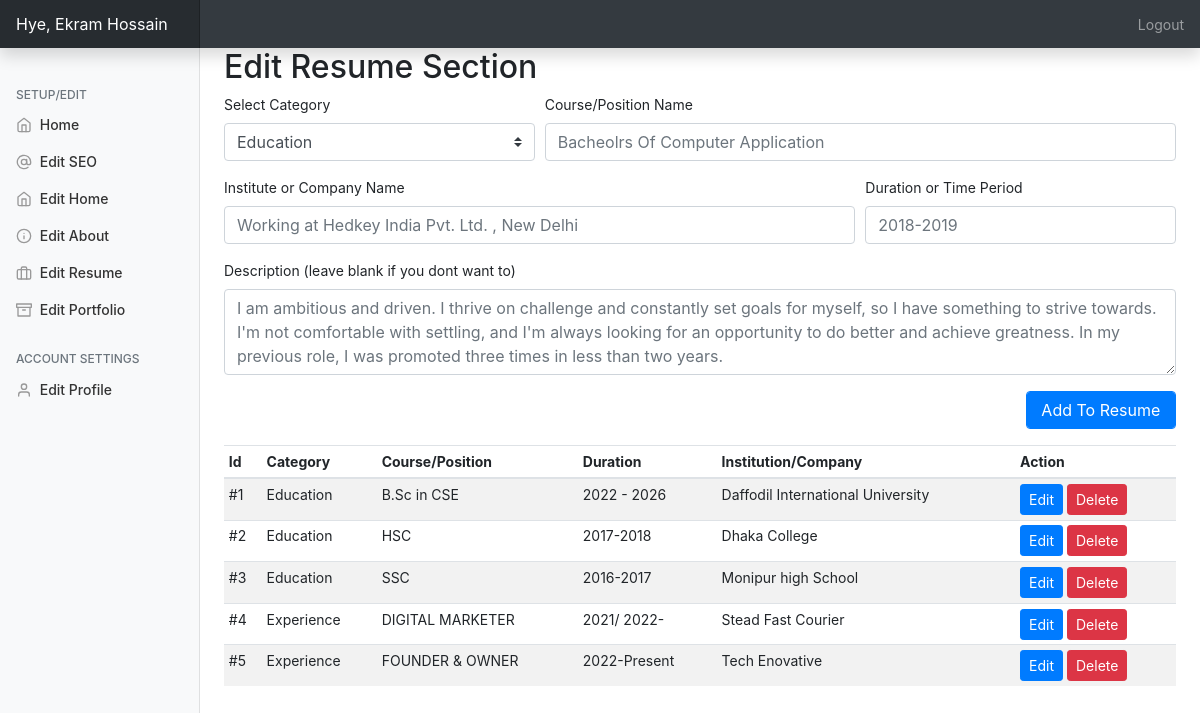
The app's page /admin/?editresume=true (signed in) with its own data.
### tables this page shows
CREATE TABLE `resume` (
  `id` int NOT NULL,
  `category` varchar(250) NOT NULL,
  `title` varchar(250) NOT NULL,
  `year` varchar(250) NOT NULL,
  `ogname` varchar(250) NOT NULL,
  `workdesc` text NOT NULL
);

### admin/php/resume.php (the view, shortened to what this page needs)
<h2>Edit Resume Section</h2>
         <form action="php/uresume.php" method="post">
                 <div class="form-row">
                   <div class="form-group col-md-4">
                   <label>Select Category</label>
                    <select name="category" class="custom-select">
  <option value="e" selected>Education</option>
</select></div>
                     <div class="form-group col-md-8">
    <label for="sn">Course/Position Name</label>
    <input type="text" name="title" class="form-control" id="website" placeholder="Bacheolrs Of Computer Application" required>
  </div>
   <div class="form-group col-md-8">
    <label for="website">Institute or Company Name</label>
    <input type="text" name="ogname" class="form-control" id="website" placeholder="Working at Hedkey India Pvt. Ltd. , New Delhi" required>
  </div>
   <div class="form-group col-md-4">
    <label for="website">Duration or Time Period</label>
    <input type="text" name="year" class="form-control" id="website" placeholder="2018-2019" required>
  </div>
  <div class="form-group col-md-12">
    <label for="exampleFormControlTextarea1">Description (leave blank if you dont want to)</label>
    <textarea class="form-control" name="workdesc" id="exampleFormControlTextarea1" rows="3" placeholder="I am ambitious and driven. I thrive on challenge and constantly set goals for myself, so I have something to strive towards. I'm not comfortable with settling, and I'm always looking for an opportunity to do better and achieve greatness. In my previous role, I was promoted three times in less than two years."></textarea>
  </div>
   <div class="form-group col-md-2 ml-auto">
      <input type="submit" name="addtoresume" class="btn btn-primary form-control" value="Add To Resume">
   </div>
                 </div>
             </form>
         <table id="rlist" class="table table-striped table-sm .table-responsive ">
          <thead>
            <tr>
              <th>Id</th>
              <th>Category</th>
              <th>Course/Position</th>
              <th>Duration</th>
              <th>Institution/Company</th>
              <th>Action</th>
            </tr>
          </thead>
          <tbody>
         <?php
$query2="SELECT * FROM resume";
$queryrun2=mysqli_query($db,$query2);
$count=1;
while($data2=mysqli_fetch_array($queryrun2)){
    $cat = $data2['category']=='e'?$cat="Education":$cat="Experience";
    ?>
     <tr>
         <div class="modal fade" id="modal<?=$data2['id']?>" tabindex="-1" role="dialog" aria-labelledby="exampleModalLabel" aria-hidden="true">
          <td>#<?=$count?></td>
              <td><?=$cat?></td>
         <td><?=$data2['title']?></td>
         <td><?=$data2['year']?></td>
         <td><?=$data2['ogname']?></td>
         <td>
         <button type="button" class="btn btn-primary btn-sm" data-toggle="modal" data-target="#modal<?=$data2['id']?>">
  Edit
</button> <a href="php/uresume.php?del=<?=$data2['id']?>"><button type="button" class="btn btn-danger btn-sm" data-toggle="modal" data-target="#exampleModal">
  Delete
             </button></a></td>
            </tr>
         <?php $count++;
} ?>
             </tbody></table>

### admin/css/dashboard.css (style rules this page uses)
body { font-size: .875rem; }

### records on screen
resume: category "Education", title "B.Sc in CSE", year "2022 - 2026", ogname "Daffodil International University"
resume: category "Education", title "HSC", year "2017-2018", ogname "Dhaka College"
resume: category "Education", title "SSC", year "2016-2017", ogname "Monipur high School"
resume: category "Experience", title "DIGITAL MARKETER", year "2021/ 2022-", ogname "Stead Fast Courier"
resume: category "Experience", title "FOUNDER & OWNER", year "2022-Present", ogname "Tech Enovative"

### other values on screen
$_SESSION['username'] "Ekram Hossain"
